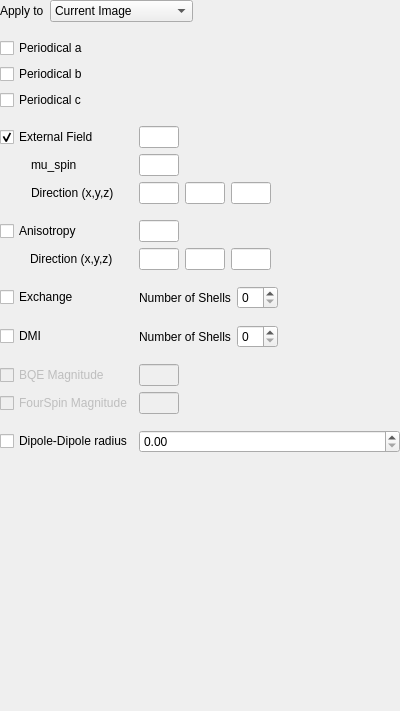
<?xml version="1.0" encoding="UTF-8"?>
<ui version="4.0">
 <class>HamiltonianHeisenbergNeighboursWidget</class>
 <widget class="QWidget" name="HamiltonianHeisenbergNeighboursWidget">
  <property name="geometry">
   <rect>
    <x>0</x>
    <y>0</y>
    <width>400</width>
    <height>711</height>
   </rect>
  </property>
  <property name="windowTitle">
   <string>Form</string>
  </property>
  <layout class="QGridLayout" name="gridLayout">
   <property name="leftMargin">
    <number>0</number>
   </property>
   <property name="topMargin">
    <number>0</number>
   </property>
   <property name="rightMargin">
    <number>0</number>
   </property>
   <property name="bottomMargin">
    <number>0</number>
   </property>
   <item row="4" column="0">
    <widget class="QScrollArea" name="scrollArea">
     <property name="frameShape">
      <enum>QFrame::NoFrame</enum>
     </property>
     <property name="widgetResizable">
      <bool>true</bool>
     </property>
     <widget class="QWidget" name="scrollAreaWidgetContents">
      <property name="geometry">
       <rect>
        <x>0</x>
        <y>0</y>
        <width>400</width>
        <height>711</height>
       </rect>
      </property>
      <layout class="QGridLayout" name="gridLayout_6">
       <property name="leftMargin">
        <number>0</number>
       </property>
       <property name="topMargin">
        <number>0</number>
       </property>
       <property name="rightMargin">
        <number>0</number>
       </property>
       <property name="bottomMargin">
        <number>0</number>
       </property>
       <item row="8" column="2">
        <spacer name="verticalSpacer_7">
         <property name="orientation">
          <enum>Qt::Vertical</enum>
         </property>
         <property name="sizeType">
          <enum>QSizePolicy::Fixed</enum>
         </property>
         <property name="sizeHint" stdset="0">
          <size>
           <width>20</width>
           <height>10</height>
          </size>
         </property>
        </spacer>
       </item>
       <item row="6" column="2">
        <layout class="QGridLayout" name="gridLayout_31">
         <item row="0" column="0">
          <widget class="QLabel" name="label_23">
           <property name="maximumSize">
            <size>
             <width>60</width>
             <height>16777215</height>
            </size>
           </property>
           <property name="text">
            <string>Apply to</string>
           </property>
          </widget>
         </item>
         <item row="0" column="2">
          <spacer name="horizontalSpacer_18">
           <property name="orientation">
            <enum>Qt::Horizontal</enum>
           </property>
           <property name="sizeHint" stdset="0">
            <size>
             <width>40</width>
             <height>20</height>
            </size>
           </property>
          </spacer>
         </item>
         <item row="0" column="1">
          <widget class="QComboBox" name="comboBox_Hamiltonian_Iso_ApplyTo">
           <property name="minimumSize">
            <size>
             <width>120</width>
             <height>0</height>
            </size>
           </property>
           <item>
            <property name="text">
             <string>Current Image</string>
            </property>
           </item>
           <item>
            <property name="text">
             <string>Current Image Chain</string>
            </property>
           </item>
           <item>
            <property name="text">
             <string>All Images</string>
            </property>
           </item>
          </widget>
         </item>
        </layout>
       </item>
       <item row="9" column="2">
        <layout class="QGridLayout" name="gridLayout_2">
         <item row="9" column="0">
          <layout class="QGridLayout" name="gridLayout_23">
           <item row="0" column="1">
            <widget class="QLabel" name="label_17">
             <property name="maximumSize">
              <size>
               <width>16777215</width>
               <height>16777215</height>
              </size>
             </property>
             <property name="text">
              <string>Direction (x,y,z)</string>
             </property>
            </widget>
           </item>
           <item row="0" column="0">
            <spacer name="horizontalSpacer_14">
             <property name="orientation">
              <enum>Qt::Horizontal</enum>
             </property>
             <property name="sizeType">
              <enum>QSizePolicy::Minimum</enum>
             </property>
             <property name="sizeHint" stdset="0">
              <size>
               <width>30</width>
               <height>20</height>
              </size>
             </property>
            </spacer>
           </item>
          </layout>
         </item>
         <item row="5" column="0">
          <widget class="QCheckBox" name="checkBox_extH">
           <property name="text">
            <string>External Field</string>
           </property>
           <property name="checked">
            <bool>true</bool>
           </property>
           <property name="tristate">
            <bool>false</bool>
           </property>
          </widget>
         </item>
         <item row="8" column="0">
          <widget class="QCheckBox" name="checkBox_aniso">
           <property name="text">
            <string>Anisotropy</string>
           </property>
          </widget>
         </item>
         <item row="3" column="0">
          <widget class="QCheckBox" name="checkBox_iso_periodical_c">
           <property name="text">
            <string>Periodical c</string>
           </property>
          </widget>
         </item>
         <item row="1" column="0">
          <widget class="QCheckBox" name="checkBox_iso_periodical_a">
           <property name="text">
            <string>Periodical a</string>
           </property>
           <property name="checkable">
            <bool>true</bool>
           </property>
          </widget>
         </item>
         <item row="2" column="0">
          <widget class="QCheckBox" name="checkBox_iso_periodical_b">
           <property name="text">
            <string>Periodical b</string>
           </property>
          </widget>
         </item>
         <item row="7" column="0">
          <spacer name="verticalSpacer_2">
           <property name="orientation">
            <enum>Qt::Vertical</enum>
           </property>
           <property name="sizeType">
            <enum>QSizePolicy::Fixed</enum>
           </property>
           <property name="sizeHint" stdset="0">
            <size>
             <width>20</width>
             <height>10</height>
            </size>
           </property>
          </spacer>
         </item>
         <item row="10" column="0">
          <spacer name="verticalSpacer_5">
           <property name="orientation">
            <enum>Qt::Vertical</enum>
           </property>
           <property name="sizeType">
            <enum>QSizePolicy::Fixed</enum>
           </property>
           <property name="sizeHint" stdset="0">
            <size>
             <width>20</width>
             <height>10</height>
            </size>
           </property>
          </spacer>
         </item>
         <item row="11" column="0">
          <widget class="QCheckBox" name="checkBox_exchange">
           <property name="text">
            <string>Exchange</string>
           </property>
          </widget>
         </item>
         <item row="6" column="1">
          <layout class="QGridLayout" name="gridLayout_15">
           <item row="1" column="2">
            <widget class="QLineEdit" name="lineEdit_extHy">
             <property name="maximumSize">
              <size>
               <width>40</width>
               <height>16777215</height>
              </size>
             </property>
            </widget>
           </item>
           <item row="1" column="1">
            <widget class="QLineEdit" name="lineEdit_extHx">
             <property name="maximumSize">
              <size>
               <width>40</width>
               <height>16777215</height>
              </size>
             </property>
            </widget>
           </item>
           <item row="1" column="5">
            <spacer name="horizontalSpacer_8">
             <property name="orientation">
              <enum>Qt::Horizontal</enum>
             </property>
             <property name="sizeHint" stdset="0">
              <size>
               <width>40</width>
               <height>20</height>
              </size>
             </property>
            </spacer>
           </item>
           <item row="1" column="3">
            <widget class="QLineEdit" name="lineEdit_extHz">
             <property name="maximumSize">
              <size>
               <width>40</width>
               <height>16777215</height>
              </size>
             </property>
            </widget>
           </item>
           <item row="0" column="1">
            <widget class="QLineEdit" name="lineEdit_muSpin">
             <property name="maximumSize">
              <size>
               <width>40</width>
               <height>16777215</height>
              </size>
             </property>
            </widget>
           </item>
          </layout>
         </item>
         <item row="6" column="0">
          <layout class="QGridLayout" name="gridLayout_25">
           <item row="1" column="0">
            <spacer name="horizontalSpacer_16">
             <property name="orientation">
              <enum>Qt::Horizontal</enum>
             </property>
             <property name="sizeType">
              <enum>QSizePolicy::Minimum</enum>
             </property>
             <property name="sizeHint" stdset="0">
              <size>
               <width>30</width>
               <height>20</height>
              </size>
             </property>
            </spacer>
           </item>
           <item row="1" column="1">
            <widget class="QLabel" name="label_14">
             <property name="maximumSize">
              <size>
               <width>100</width>
               <height>16777215</height>
              </size>
             </property>
             <property name="text">
              <string>Direction (x,y,z)</string>
             </property>
            </widget>
           </item>
           <item row="0" column="1">
            <widget class="QLabel" name="label_13">
             <property name="text">
              <string>mu_spin</string>
             </property>
            </widget>
           </item>
          </layout>
         </item>
         <item row="19" column="0">
          <widget class="QCheckBox" name="checkBox_ddi">
           <property name="text">
            <string>Dipole-Dipole radius</string>
           </property>
          </widget>
         </item>
         <item row="5" column="1">
          <layout class="QGridLayout" name="gridLayout_14">
           <item row="0" column="1">
            <widget class="QLineEdit" name="lineEdit_extH">
             <property name="maximumSize">
              <size>
               <width>40</width>
               <height>16777215</height>
              </size>
             </property>
            </widget>
           </item>
           <item row="0" column="2">
            <spacer name="horizontalSpacer_7">
             <property name="orientation">
              <enum>Qt::Horizontal</enum>
             </property>
             <property name="sizeHint" stdset="0">
              <size>
               <width>40</width>
               <height>20</height>
              </size>
             </property>
            </spacer>
           </item>
          </layout>
         </item>
         <item row="1" column="1">
          <spacer name="horizontalSpacer_6">
           <property name="orientation">
            <enum>Qt::Horizontal</enum>
           </property>
           <property name="sizeHint" stdset="0">
            <size>
             <width>40</width>
             <height>20</height>
            </size>
           </property>
          </spacer>
         </item>
         <item row="4" column="0">
          <spacer name="verticalSpacer">
           <property name="orientation">
            <enum>Qt::Vertical</enum>
           </property>
           <property name="sizeType">
            <enum>QSizePolicy::Fixed</enum>
           </property>
           <property name="sizeHint" stdset="0">
            <size>
             <width>20</width>
             <height>10</height>
            </size>
           </property>
          </spacer>
         </item>
         <item row="20" column="0">
          <spacer name="verticalSpacer_8">
           <property name="orientation">
            <enum>Qt::Vertical</enum>
           </property>
           <property name="sizeHint" stdset="0">
            <size>
             <width>20</width>
             <height>40</height>
            </size>
           </property>
          </spacer>
         </item>
         <item row="9" column="1">
          <layout class="QGridLayout" name="gridLayout_18">
           <item row="0" column="3">
            <widget class="QLineEdit" name="lineEdit_anisoz">
             <property name="maximumSize">
              <size>
               <width>40</width>
               <height>16777215</height>
              </size>
             </property>
            </widget>
           </item>
           <item row="0" column="2">
            <widget class="QLineEdit" name="lineEdit_anisoy">
             <property name="maximumSize">
              <size>
               <width>40</width>
               <height>16777215</height>
              </size>
             </property>
            </widget>
           </item>
           <item row="0" column="1">
            <widget class="QLineEdit" name="lineEdit_anisox">
             <property name="maximumSize">
              <size>
               <width>40</width>
               <height>16777215</height>
              </size>
             </property>
            </widget>
           </item>
           <item row="0" column="5">
            <spacer name="horizontalSpacer_11">
             <property name="orientation">
              <enum>Qt::Horizontal</enum>
             </property>
             <property name="sizeHint" stdset="0">
              <size>
               <width>40</width>
               <height>20</height>
              </size>
             </property>
            </spacer>
           </item>
          </layout>
         </item>
         <item row="8" column="1">
          <layout class="QGridLayout" name="gridLayout_17">
           <item row="0" column="1">
            <widget class="QLineEdit" name="lineEdit_aniso">
             <property name="maximumSize">
              <size>
               <width>40</width>
               <height>16777215</height>
              </size>
             </property>
            </widget>
           </item>
           <item row="0" column="2">
            <spacer name="horizontalSpacer_10">
             <property name="orientation">
              <enum>Qt::Horizontal</enum>
             </property>
             <property name="sizeHint" stdset="0">
              <size>
               <width>40</width>
               <height>20</height>
              </size>
             </property>
            </spacer>
           </item>
          </layout>
         </item>
         <item row="19" column="1">
          <widget class="QDoubleSpinBox" name="doubleSpinBox_ddi_radius">
           <property name="maximum">
            <double>1000000.000000000000000</double>
           </property>
          </widget>
         </item>
         <item row="13" column="0">
          <widget class="QCheckBox" name="checkBox_dmi">
           <property name="text">
            <string>DMI</string>
           </property>
          </widget>
         </item>
         <item row="15" column="1">
          <widget class="QLineEdit" name="lineEdit_bqe">
           <property name="enabled">
            <bool>false</bool>
           </property>
           <property name="maximumSize">
            <size>
             <width>40</width>
             <height>16777215</height>
            </size>
           </property>
          </widget>
         </item>
         <item row="13" column="1">
          <layout class="QGridLayout" name="gridLayout_dmi">
           <item row="0" column="0">
            <widget class="QLabel" name="label_2">
             <property name="text">
              <string>Number of Shells</string>
             </property>
            </widget>
           </item>
           <item row="0" column="1">
            <widget class="QSpinBox" name="spinBox_dmi_nshells"/>
           </item>
           <item row="0" column="2">
            <spacer name="horizontalSpacer">
             <property name="orientation">
              <enum>Qt::Horizontal</enum>
             </property>
             <property name="sizeHint" stdset="0">
              <size>
               <width>40</width>
               <height>20</height>
              </size>
             </property>
            </spacer>
           </item>
          </layout>
         </item>
         <item row="16" column="0">
          <widget class="QCheckBox" name="checkBox_fourspin">
           <property name="enabled">
            <bool>false</bool>
           </property>
           <property name="text">
            <string>FourSpin Magnitude</string>
           </property>
          </widget>
         </item>
         <item row="15" column="0">
          <widget class="QCheckBox" name="checkBox_bqe">
           <property name="enabled">
            <bool>false</bool>
           </property>
           <property name="text">
            <string>BQE Magnitude</string>
           </property>
          </widget>
         </item>
         <item row="14" column="0">
          <spacer name="verticalSpacer_4">
           <property name="orientation">
            <enum>Qt::Vertical</enum>
           </property>
           <property name="sizeType">
            <enum>QSizePolicy::Fixed</enum>
           </property>
           <property name="sizeHint" stdset="0">
            <size>
             <width>20</width>
             <height>10</height>
            </size>
           </property>
          </spacer>
         </item>
         <item row="18" column="0">
          <spacer name="verticalSpacer_6">
           <property name="orientation">
            <enum>Qt::Vertical</enum>
           </property>
           <property name="sizeType">
            <enum>QSizePolicy::Fixed</enum>
           </property>
           <property name="sizeHint" stdset="0">
            <size>
             <width>20</width>
             <height>10</height>
            </size>
           </property>
          </spacer>
         </item>
         <item row="16" column="1">
          <widget class="QLineEdit" name="lineEdit_fourspin">
           <property name="enabled">
            <bool>false</bool>
           </property>
           <property name="maximumSize">
            <size>
             <width>40</width>
             <height>16777215</height>
            </size>
           </property>
          </widget>
         </item>
         <item row="11" column="1">
          <layout class="QGridLayout" name="gridLayout_exchange">
           <item row="0" column="1">
            <widget class="QSpinBox" name="spinBox_exchange_nshells"/>
           </item>
           <item row="0" column="3">
            <spacer name="horizontalSpacer_9">
             <property name="orientation">
              <enum>Qt::Horizontal</enum>
             </property>
             <property name="sizeHint" stdset="0">
              <size>
               <width>40</width>
               <height>20</height>
              </size>
             </property>
            </spacer>
           </item>
           <item row="0" column="0">
            <widget class="QLabel" name="label">
             <property name="text">
              <string>Number of Shells</string>
             </property>
            </widget>
           </item>
          </layout>
         </item>
         <item row="12" column="0">
          <spacer name="verticalSpacer_3">
           <property name="orientation">
            <enum>Qt::Vertical</enum>
           </property>
           <property name="sizeType">
            <enum>QSizePolicy::Fixed</enum>
           </property>
           <property name="sizeHint" stdset="0">
            <size>
             <width>20</width>
             <height>10</height>
            </size>
           </property>
          </spacer>
         </item>
        </layout>
       </item>
      </layout>
     </widget>
    </widget>
   </item>
  </layout>
 </widget>
 <tabstops>
  <tabstop>scrollArea</tabstop>
  <tabstop>comboBox_Hamiltonian_Iso_ApplyTo</tabstop>
  <tabstop>checkBox_iso_periodical_a</tabstop>
  <tabstop>checkBox_iso_periodical_b</tabstop>
  <tabstop>checkBox_iso_periodical_c</tabstop>
  <tabstop>checkBox_extH</tabstop>
  <tabstop>lineEdit_extH</tabstop>
  <tabstop>lineEdit_muSpin</tabstop>
  <tabstop>lineEdit_extHx</tabstop>
  <tabstop>lineEdit_extHy</tabstop>
  <tabstop>lineEdit_extHz</tabstop>
  <tabstop>checkBox_aniso</tabstop>
  <tabstop>lineEdit_aniso</tabstop>
  <tabstop>lineEdit_anisox</tabstop>
  <tabstop>lineEdit_anisoy</tabstop>
  <tabstop>lineEdit_anisoz</tabstop>
  <tabstop>checkBox_exchange</tabstop>
  <tabstop>spinBox_exchange_nshells</tabstop>
  <tabstop>checkBox_dmi</tabstop>
  <tabstop>spinBox_dmi_nshells</tabstop>
  <tabstop>checkBox_bqe</tabstop>
  <tabstop>lineEdit_bqe</tabstop>
  <tabstop>checkBox_fourspin</tabstop>
  <tabstop>lineEdit_fourspin</tabstop>
  <tabstop>checkBox_ddi</tabstop>
  <tabstop>doubleSpinBox_ddi_radius</tabstop>
 </tabstops>
 <resources/>
 <connections/>
</ui>
